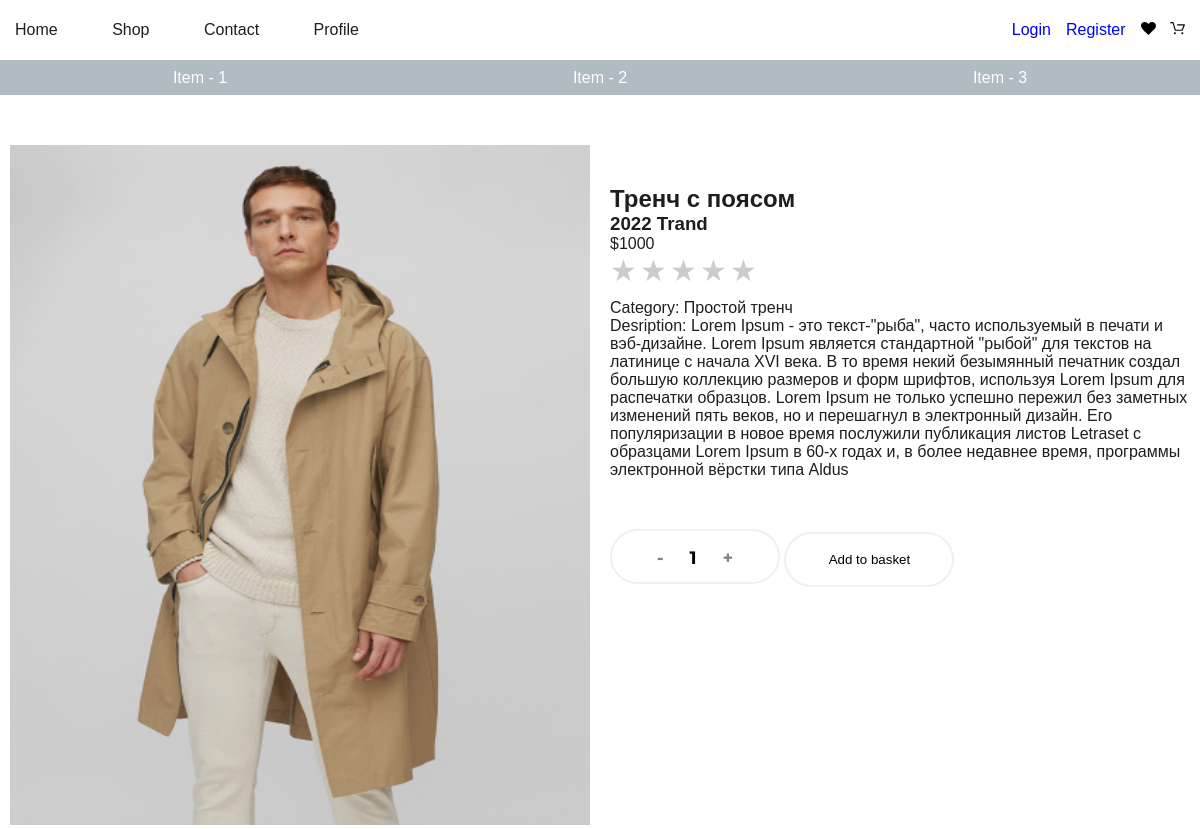
Page /good/trench-s-poiasom on the committed database.
### mainApp/models.py (models this page shows, shortened)
class Good(m.Model):
    title = m.CharField(max_length=250, verbose_name="Заголовок товара")
    subtitle = m.CharField(max_length=250, verbose_name="Под заголовок товара")
    description = m.TextField(verbose_name="Описание товара", blank=True, null=True)
    price = m.PositiveIntegerField(verbose_name="Цена")
    photo = m.ImageField(upload_to="photos/goods/%m/%d/", verbose_name="Фото товара", default="empty.jfif")
    views = m.PositiveIntegerField(default=0, verbose_name="Количество просмотров")
    is_published = m.BooleanField(default=True, verbose_name="Опулбиковано ?")
    created_dt = m.DateTimeField(auto_now_add=True)
    updated_dt = m.DateTimeField(auto_now=True)
    category = TreeForeignKey(Category, on_delete=m.CASCADE, blank=False,
                              null=False, verbose_name=u'Раздел')
    slug = m.SlugField(max_length=255, unique=True, blank=True)
    class Meta:
        verbose_name = "Товар"
        verbose_name_plural = "Товары"
    def save(self, *args, **kwargs):
        if self.category.get_children():
            raise ValueError("It's not last child")
        self.slug = slugify(f"{self.title}")
        super(Good, self).save(*args, **kwargs)

class Category(MPTTModel):
    title = m.CharField(max_length=255, verbose_name="Имя категории", unique=True)
    parent = TreeForeignKey("self", on_delete=m.CASCADE, null=True, blank=True, related_name="children")
    photo = m.ImageField(upload_to="photos/category/%m/%d/", verbose_name="Фото Категорий",
                         default="empty.jfif")
    is_published = m.BooleanField(default=True, verbose_name="Опубликовано ?")
    created_dt = m.DateTimeField(auto_now_add=True, verbose_name="Дата создания")
    updated_dt = m.DateTimeField(auto_now=True, verbose_name="Дата оновления")
    slug = m.SlugField(max_length=255, unique=True, blank=True)
    class Meta:
        verbose_name = "Категория"
        verbose_name_plural = "Категории"
    class MPTTMeta:
        order_insertion_by = ["title"]
    def __str__(self):
        return self.title

### mainApp/views.py (the view)
# urls.py: path('good/<slug:slug>', views.GoodDetailView.as_view(), name='good_detail'),
class GoodDetailView(DetailView):
    template_name = 'mainApp/good_detail.html'
    model = Good
    def dispatch(self, request, *args, **kwargs):
        slug = self.kwargs['slug']
        good = Good.objects.get(slug=slug)
        good.views = good.views + 1
        good.save()
        return super(GoodDetailView, self).dispatch(request, args, kwargs)

### basket/basket_class.py (called while the page is built)
    def __len__(self):
        return sum(item['qty'] for item in self.basket.values())

### basket/context_processors.py (called while the page is built)
def basket(request):
    return {'basket': Basket(request)}

### mainApp/templates/mainApp/good_detail.html (shortened to what this page needs)
{% extends 'base.html' %}
{% load static %}
{% block content %}
  <section class="product-detail">
    <div class="container">
      <div class="product-detail__inner">
        <div class="product-detail__img">
          <img src="{{ good.photo.url }}" alt="" width="100%" height="680">
        </div>
        <div class="product-detail__info">
          <h2 class="product-detail__info__title">
            {{ good.title }}
          </h2>
          <h3 class="product-detail__info__subtitle">
            {{ good.subtitle }}
          </h3>
          <div class="product-detail__info__price">
            ${{ good.price }}
          </div>
          <div>
            <div class="rate">
              <label for="star5" title="text">5 stars</label>
              <label for="star4" title="text">4 stars</label>
              <label for="star3" title="text">3 stars</label>
              <label for="star2" title="text">2 stars</label>
              <label for="star1" title="text">1 star</label>
            </div>
          </div>
          <div class="product-detail__info__category">
            Category: {{ good.category }}
          </div>
          <div class="product-detail__info__description">
            Desription: {{ good.description }}
          </div>
          <div class="product-detail__info__btn">
            <div class="product-btn">
              <span id="product-btn__dec" class="product-btn__qty" data-id="{{ good.id }}">-</span>
              <input id="input" type="text" value="1">
              <span id="product-btn__inc" class="product-btn__qty" data-id="{{ good.id }}">+</span>
            </div>
            <button type="button"
                    id="add-button"
                    value="{{ good.pk }}"
                    class="product-btn">
              Add to basket
            </button>
          </div>
        </div>
      </div>
    </div>
  </section>
{% endblock %}

### mainApp/static/mainApp/css/home.css (style rules this page uses)
*, *::before, *::after { box-sizing: border-box; }
h1, h2, h3, h4, h5, h6 { margin: 0; }
.container { width: 100%; max-width: 1200px; margin: 0 auto; padding: 0; }
body { margin: 0; color: #1e1e1e; font-family: "Amatic", sans-serif; }

### mainApp/static/mainApp/css/components.css (style rules this page uses)
.rate { float: left; height: 46px; }
.rate:not(:checked) > label { float: right; width: 1em; overflow: hidden; white-space: nowrap; cursor: pointer; font-size: 30px; color: #ccc; }
.rate:not(:checked) > label:before { content: '★ '; }
input { width: 50px; text-align: center; background: transparent; border: none; font-size: 18px; font-family: 'Montserrat', sans-serif; font-weight: 700; height: 100%; }
.product-btn__qty { color: #838383; cursor: pointer; font-size: 18px; font-family: 'Montserrat', sans-serif; font-weight: 700; padding: 16px 0; }
.product-btn { display: inline-block; height: 55px; width: 170px; padding: 16px 40px; border: 2px solid #EEF1F2; border-radius: 50px; text-align: center; cursor: pointer; background-color: transparent; }

### mainApp/static/mainApp/css/item_detail.css (style rules this page uses)
.product-detail__inner { display: flex; margin-top: 50px; font-family: "Amatic", sans-serif; }
.product-detail__info, .product-detail__img { width: 50%; margin: 0 10px; }
.product-detail__info { display: flex; flex-direction: column; padding-top: 40px; }
.product-detail__info__btn { margin-top: 50px; }

### account/static/account/css/auth_style.css (style rules this page uses)
input, textarea { outline: none; border: none; }

### rows in the picture
Good: photo (picture), title "Тренч с поясом", subtitle "2022 Trand", price "1000", category "Простой тренч", description "Lorem Ipsum - это текст-\"рыба\", часто используемый в печати и вэб-дизайне. Lorem Ipsum является стандартной \"рыбой\" для текстов на латинице с начала XVI века. В то время некий безымянный печатник создал большую коллекцию размеров и форм шрифтов, используя Lorem Ipsum для распечатки образцов. Lorem Ipsum не только успешно пережил без заметных изменений пять веков, но и перешагнул в электронный дизайн. Его популяризации в новое время послужили публикация листов Letraset с образцами Lorem Ipsum в 60-х годах и, в более недавнее время, программы электронной вёрстки типа Aldus"
